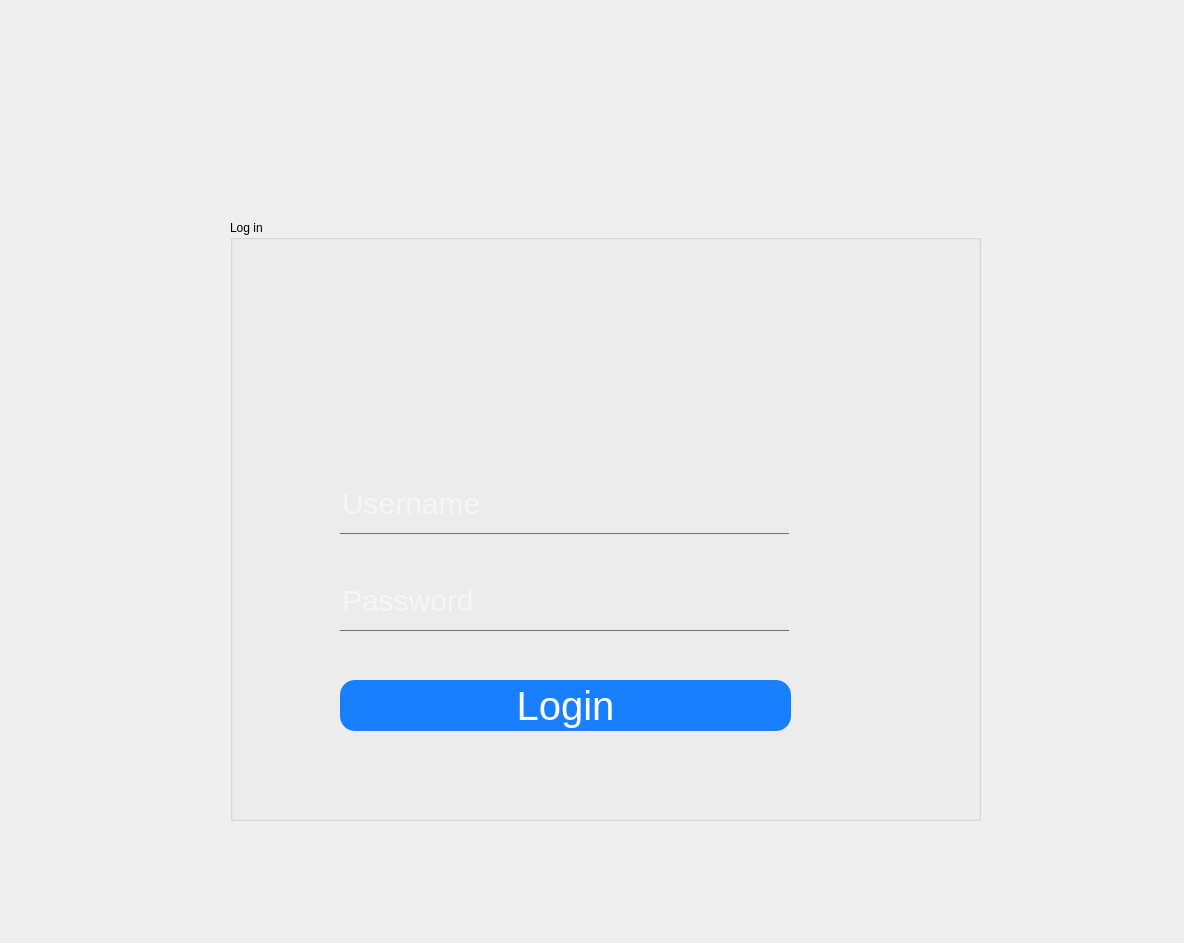
<?xml version="1.0" encoding="UTF-8"?>
<ui version="4.0">
 <class>Log_in</class>
 <widget class="QDialog" name="Log_in">
  <property name="geometry">
   <rect>
    <x>0</x>
    <y>0</y>
    <width>1184</width>
    <height>943</height>
   </rect>
  </property>
  <property name="windowTitle">
   <string>Dialog</string>
  </property>
  <widget class="QLabel" name="label">
   <property name="geometry">
    <rect>
     <x>20</x>
     <y>0</y>
     <width>1141</width>
     <height>971</height>
    </rect>
   </property>
   <property name="text">
    <string/>
   </property>
   <property name="pixmap">
    <pixmap>../../../Downloads/Webp.net-resizeimage.jpg</pixmap>
   </property>
  </widget>
  <widget class="QGroupBox" name="groupBox">
   <property name="geometry">
    <rect>
     <x>230</x>
     <y>220</y>
     <width>751</width>
     <height>601</height>
    </rect>
   </property>
   <property name="title">
    <string>Log in</string>
   </property>
   <widget class="QLabel" name="label_26">
    <property name="geometry">
     <rect>
      <x>520</x>
      <y>270</y>
      <width>41</width>
      <height>41</height>
     </rect>
    </property>
    <property name="text">
     <string/>
    </property>
    <property name="pixmap">
     <pixmap>:/new/prefix1/username.png</pixmap>
    </property>
    <property name="scaledContents">
     <bool>true</bool>
    </property>
   </widget>
   <widget class="QLineEdit" name="password">
    <property name="geometry">
     <rect>
      <x>110</x>
      <y>350</y>
      <width>449</width>
      <height>61</height>
     </rect>
    </property>
    <property name="cursor">
     <cursorShape>IBeamCursor</cursorShape>
    </property>
    <property name="styleSheet">
     <string notr="true">QLineEdit {
background:transparent;
border:none;
color:#FFFFFF;
border-bottom:1px solid #717072;
font-size:30px;
font-family:Arial, Helvetica, sans-serif;
}</string>
    </property>
    <property name="text">
     <string/>
    </property>
    <property name="echoMode">
     <enum>QLineEdit::Password</enum>
    </property>
    <property name="placeholderText">
     <string>Password</string>
    </property>
   </widget>
   <widget class="QPushButton" name="login">
    <property name="geometry">
     <rect>
      <x>110</x>
      <y>460</y>
      <width>451</width>
      <height>51</height>
     </rect>
    </property>
    <property name="styleSheet">
     <string notr="true">QPushButton {
	color: rgb(29, 146, 255);
color: #fff;
background:#1880ff;
border-radius: 15px;
font-size:40px;
font-family:Arial, Helvetica, sans-serif;
}
QPushButton:hover {
color:#fff;
border:15px;
background:#6c6c6c;
}
</string>
    </property>
    <property name="text">
     <string>Login</string>
    </property>
   </widget>
   <widget class="QLineEdit" name="email">
    <property name="geometry">
     <rect>
      <x>110</x>
      <y>253</y>
      <width>449</width>
      <height>61</height>
     </rect>
    </property>
    <property name="cursor">
     <cursorShape>IBeamCursor</cursorShape>
    </property>
    <property name="styleSheet">
     <string notr="true">QLineEdit {
background:transparent;
border:none;
color:#FFFFFF;
border-bottom:1px solid #717072;
font-size:30px;
font-family:Arial, Helvetica, sans-serif;
}</string>
    </property>
    <property name="text">
     <string/>
    </property>
    <property name="placeholderText">
     <string>Username</string>
    </property>
   </widget>
   <widget class="QLabel" name="label_9">
    <property name="geometry">
     <rect>
      <x>530</x>
      <y>370</y>
      <width>31</width>
      <height>31</height>
     </rect>
    </property>
    <property name="text">
     <string/>
    </property>
    <property name="pixmap">
     <pixmap>:/new/prefix1/password.png</pixmap>
    </property>
    <property name="scaledContents">
     <bool>true</bool>
    </property>
   </widget>
   <widget class="QLabel" name="label_2">
    <property name="geometry">
     <rect>
      <x>130</x>
      <y>-10</y>
      <width>341</width>
      <height>281</height>
     </rect>
    </property>
    <property name="text">
     <string/>
    </property>
    <property name="pixmap">
     <pixmap>../../../Downloads/logo.png</pixmap>
    </property>
   </widget>
  </widget>
 </widget>
 <resources/>
 <connections/>
</ui>
